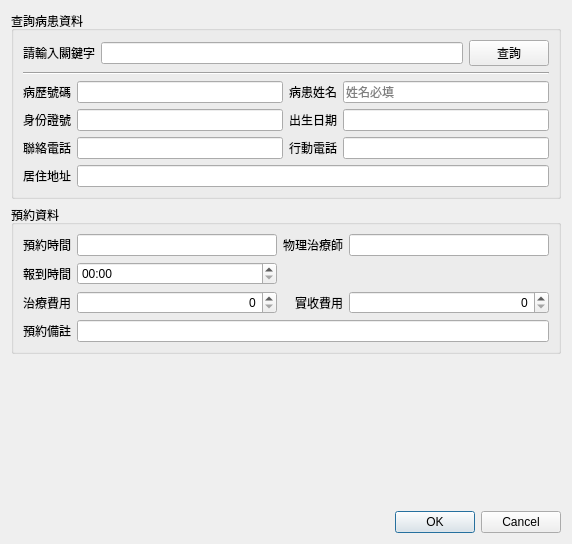
<?xml version="1.0" encoding="UTF-8"?>
<ui version="4.0">
 <class>Dialog_reservation_booking</class>
 <widget class="QDialog" name="Dialog_reservation_booking">
  <property name="windowModality">
   <enum>Qt::NonModal</enum>
  </property>
  <property name="geometry">
   <rect>
    <x>0</x>
    <y>0</y>
    <width>572</width>
    <height>544</height>
   </rect>
  </property>
  <property name="sizePolicy">
   <sizepolicy hsizetype="Preferred" vsizetype="Preferred">
    <horstretch>0</horstretch>
    <verstretch>0</verstretch>
   </sizepolicy>
  </property>
  <property name="windowTitle">
   <string>預約登錄</string>
  </property>
  <layout class="QVBoxLayout" name="verticalLayout">
   <item>
    <widget class="QGroupBox" name="groupBox">
     <property name="title">
      <string>查詢病患資料</string>
     </property>
     <property name="flat">
      <bool>true</bool>
     </property>
     <layout class="QGridLayout" name="gridLayout">
      <item row="3" column="2">
       <widget class="QLabel" name="label_8">
        <property name="text">
         <string>出生日期</string>
        </property>
        <property name="alignment">
         <set>Qt::AlignRight|Qt::AlignTrailing|Qt::AlignVCenter</set>
        </property>
       </widget>
      </item>
      <item row="3" column="1">
       <widget class="QLineEdit" name="lineEdit_id">
        <property name="readOnly">
         <bool>false</bool>
        </property>
        <property name="placeholderText">
         <string/>
        </property>
       </widget>
      </item>
      <item row="3" column="3">
       <widget class="QLineEdit" name="lineEdit_birthday">
        <property name="readOnly">
         <bool>false</bool>
        </property>
       </widget>
      </item>
      <item row="0" column="0" colspan="4">
       <layout class="QHBoxLayout" name="horizontalLayout">
        <item>
         <widget class="QLabel" name="label_query">
          <property name="text">
           <string>請輸入關鍵字</string>
          </property>
          <property name="alignment">
           <set>Qt::AlignRight|Qt::AlignTrailing|Qt::AlignVCenter</set>
          </property>
         </widget>
        </item>
        <item>
         <widget class="QLineEdit" name="lineEdit_query"/>
        </item>
        <item>
         <widget class="QPushButton" name="pushButton_query">
          <property name="text">
           <string>查詢</string>
          </property>
          <property name="icon">
           <iconset>
            <normaloff>../icons/gtk-apply.svg</normaloff>../icons/gtk-apply.svg</iconset>
          </property>
         </widget>
        </item>
       </layout>
      </item>
      <item row="4" column="1">
       <widget class="QLineEdit" name="lineEdit_telephone"/>
      </item>
      <item row="5" column="1" colspan="3">
       <widget class="QLineEdit" name="lineEdit_address"/>
      </item>
      <item row="2" column="3">
       <widget class="QLineEdit" name="lineEdit_name">
        <property name="readOnly">
         <bool>false</bool>
        </property>
        <property name="placeholderText">
         <string>姓名必填</string>
        </property>
       </widget>
      </item>
      <item row="1" column="0" colspan="4">
       <widget class="Line" name="line">
        <property name="orientation">
         <enum>Qt::Horizontal</enum>
        </property>
       </widget>
      </item>
      <item row="4" column="0">
       <widget class="QLabel" name="label">
        <property name="text">
         <string>聯絡電話</string>
        </property>
       </widget>
      </item>
      <item row="2" column="1">
       <widget class="QLineEdit" name="lineEdit_patient_key">
        <property name="readOnly">
         <bool>true</bool>
        </property>
       </widget>
      </item>
      <item row="2" column="2">
       <widget class="QLabel" name="label_7">
        <property name="text">
         <string>病患姓名</string>
        </property>
        <property name="alignment">
         <set>Qt::AlignRight|Qt::AlignTrailing|Qt::AlignVCenter</set>
        </property>
       </widget>
      </item>
      <item row="3" column="0">
       <widget class="QLabel" name="label_9">
        <property name="text">
         <string>身份證號</string>
        </property>
        <property name="alignment">
         <set>Qt::AlignRight|Qt::AlignTrailing|Qt::AlignVCenter</set>
        </property>
       </widget>
      </item>
      <item row="2" column="0">
       <widget class="QLabel" name="label_patient_key">
        <property name="text">
         <string>病歷號碼</string>
        </property>
        <property name="alignment">
         <set>Qt::AlignRight|Qt::AlignTrailing|Qt::AlignVCenter</set>
        </property>
       </widget>
      </item>
      <item row="4" column="2">
       <widget class="QLabel" name="label_2">
        <property name="text">
         <string>行動電話</string>
        </property>
       </widget>
      </item>
      <item row="4" column="3">
       <widget class="QLineEdit" name="lineEdit_cellphone"/>
      </item>
      <item row="5" column="0">
       <widget class="QLabel" name="label_12">
        <property name="text">
         <string>居住地址</string>
        </property>
        <property name="alignment">
         <set>Qt::AlignRight|Qt::AlignTrailing|Qt::AlignVCenter</set>
        </property>
       </widget>
      </item>
     </layout>
    </widget>
   </item>
   <item>
    <widget class="QGroupBox" name="groupBox_2">
     <property name="title">
      <string>預約資料</string>
     </property>
     <property name="flat">
      <bool>true</bool>
     </property>
     <layout class="QGridLayout" name="gridLayout_2">
      <item row="3" column="0">
       <widget class="QLabel" name="label_13">
        <property name="text">
         <string>預約備註</string>
        </property>
        <property name="alignment">
         <set>Qt::AlignRight|Qt::AlignTrailing|Qt::AlignVCenter</set>
        </property>
       </widget>
      </item>
      <item row="2" column="1">
       <widget class="QSpinBox" name="spinBox_treat_fee">
        <property name="alignment">
         <set>Qt::AlignRight|Qt::AlignTrailing|Qt::AlignVCenter</set>
        </property>
        <property name="maximum">
         <number>100000</number>
        </property>
        <property name="singleStep">
         <number>100</number>
        </property>
        <property name="value">
         <number>0</number>
        </property>
       </widget>
      </item>
      <item row="3" column="1" colspan="3">
       <widget class="QLineEdit" name="lineEdit_remark">
        <property name="readOnly">
         <bool>false</bool>
        </property>
       </widget>
      </item>
      <item row="0" column="0">
       <widget class="QLabel" name="label_3">
        <property name="text">
         <string>預約時間</string>
        </property>
        <property name="alignment">
         <set>Qt::AlignRight|Qt::AlignTrailing|Qt::AlignVCenter</set>
        </property>
       </widget>
      </item>
      <item row="2" column="2">
       <widget class="QLabel" name="label_5">
        <property name="text">
         <string>實收費用</string>
        </property>
        <property name="alignment">
         <set>Qt::AlignRight|Qt::AlignTrailing|Qt::AlignVCenter</set>
        </property>
       </widget>
      </item>
      <item row="0" column="3">
       <widget class="QLineEdit" name="lineEdit_physiotherapy">
        <property name="readOnly">
         <bool>true</bool>
        </property>
       </widget>
      </item>
      <item row="2" column="0">
       <widget class="QLabel" name="label_6">
        <property name="text">
         <string>治療費用</string>
        </property>
        <property name="alignment">
         <set>Qt::AlignRight|Qt::AlignTrailing|Qt::AlignVCenter</set>
        </property>
       </widget>
      </item>
      <item row="0" column="1">
       <widget class="QLineEdit" name="lineEdit_physiotherapy_date">
        <property name="readOnly">
         <bool>true</bool>
        </property>
       </widget>
      </item>
      <item row="2" column="3">
       <widget class="QSpinBox" name="spinBox_receipt_fee">
        <property name="alignment">
         <set>Qt::AlignRight|Qt::AlignTrailing|Qt::AlignVCenter</set>
        </property>
        <property name="maximum">
         <number>100000</number>
        </property>
        <property name="singleStep">
         <number>100</number>
        </property>
        <property name="value">
         <number>0</number>
        </property>
       </widget>
      </item>
      <item row="0" column="2">
       <widget class="QLabel" name="label_10">
        <property name="text">
         <string>物理治療師</string>
        </property>
        <property name="alignment">
         <set>Qt::AlignRight|Qt::AlignTrailing|Qt::AlignVCenter</set>
        </property>
       </widget>
      </item>
      <item row="1" column="0">
       <widget class="QLabel" name="label_4">
        <property name="text">
         <string>報到時間</string>
        </property>
        <property name="alignment">
         <set>Qt::AlignRight|Qt::AlignTrailing|Qt::AlignVCenter</set>
        </property>
       </widget>
      </item>
      <item row="1" column="1">
       <widget class="QTimeEdit" name="timeEdit_arrival_time">
        <property name="currentSection">
         <enum>QDateTimeEdit::MinuteSection</enum>
        </property>
        <property name="displayFormat">
         <string>hh:mm</string>
        </property>
        <property name="calendarPopup">
         <bool>true</bool>
        </property>
        <property name="currentSectionIndex">
         <number>1</number>
        </property>
       </widget>
      </item>
     </layout>
    </widget>
   </item>
   <item>
    <spacer name="verticalSpacer">
     <property name="orientation">
      <enum>Qt::Vertical</enum>
     </property>
     <property name="sizeHint" stdset="0">
      <size>
       <width>20</width>
       <height>40</height>
      </size>
     </property>
    </spacer>
   </item>
   <item>
    <widget class="QDialogButtonBox" name="buttonBox">
     <property name="orientation">
      <enum>Qt::Horizontal</enum>
     </property>
     <property name="standardButtons">
      <set>QDialogButtonBox::Cancel|QDialogButtonBox::Ok</set>
     </property>
     <property name="centerButtons">
      <bool>false</bool>
     </property>
    </widget>
   </item>
  </layout>
 </widget>
 <tabstops>
  <tabstop>lineEdit_query</tabstop>
  <tabstop>pushButton_query</tabstop>
  <tabstop>lineEdit_patient_key</tabstop>
  <tabstop>lineEdit_name</tabstop>
  <tabstop>lineEdit_id</tabstop>
  <tabstop>lineEdit_birthday</tabstop>
  <tabstop>lineEdit_telephone</tabstop>
  <tabstop>lineEdit_cellphone</tabstop>
  <tabstop>lineEdit_address</tabstop>
  <tabstop>lineEdit_physiotherapy_date</tabstop>
 </tabstops>
 <resources/>
 <connections>
  <connection>
   <sender>buttonBox</sender>
   <signal>accepted()</signal>
   <receiver>Dialog_reservation_booking</receiver>
   <slot>accept()</slot>
   <hints>
    <hint type="sourcelabel">
     <x>248</x>
     <y>254</y>
    </hint>
    <hint type="destinationlabel">
     <x>157</x>
     <y>274</y>
    </hint>
   </hints>
  </connection>
  <connection>
   <sender>buttonBox</sender>
   <signal>rejected()</signal>
   <receiver>Dialog_reservation_booking</receiver>
   <slot>reject()</slot>
   <hints>
    <hint type="sourcelabel">
     <x>316</x>
     <y>260</y>
    </hint>
    <hint type="destinationlabel">
     <x>286</x>
     <y>274</y>
    </hint>
   </hints>
  </connection>
 </connections>
</ui>
